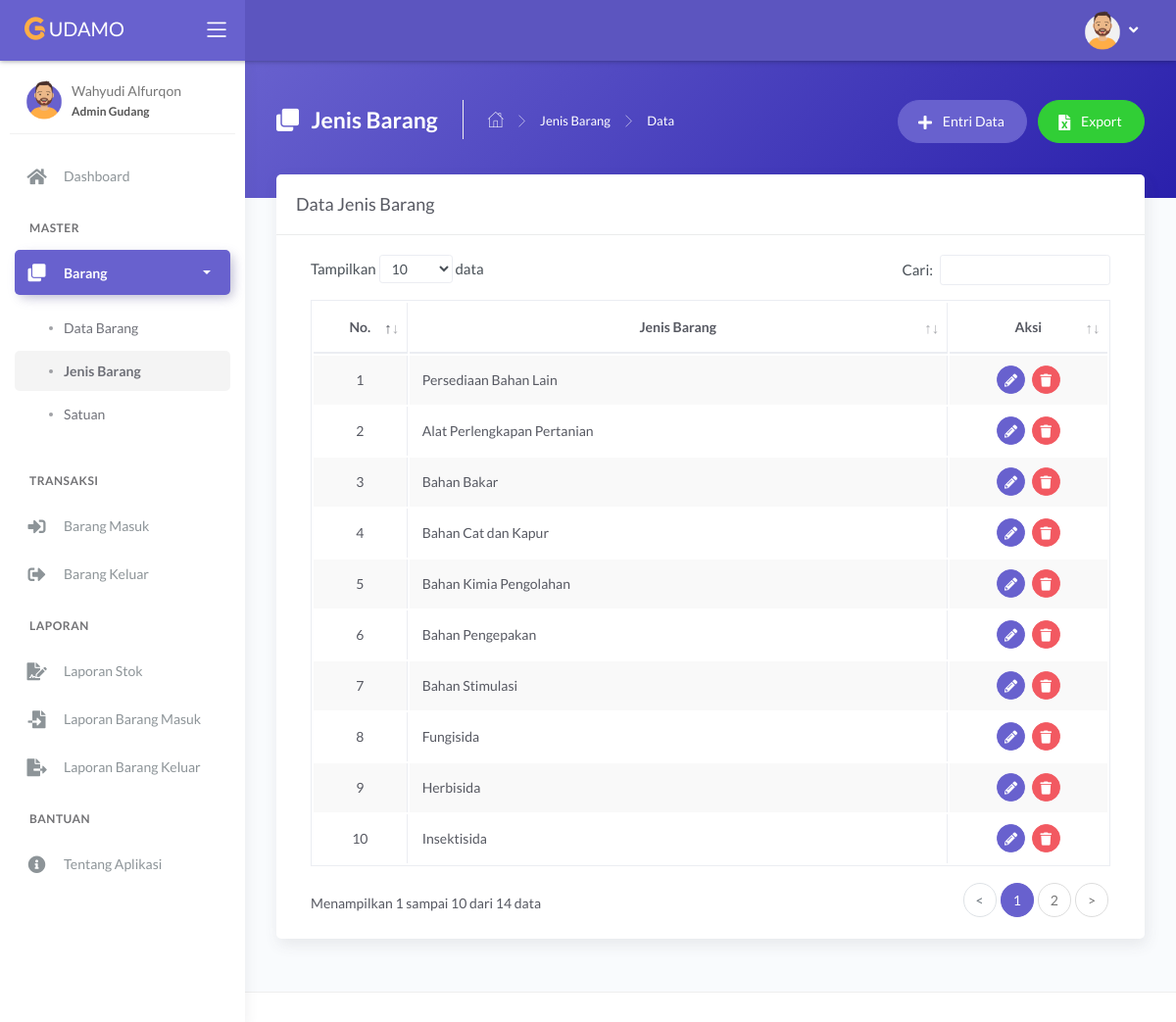
Screenshot of /main.php?module=jenis (signed in) with the database file from the repository.
### tables this page shows
CREATE TABLE `tbl_jenis` (
  `id_jenis` int(11) NOT NULL,
  `nama_jenis` varchar(50) NOT NULL
);

### modules/jenis/tampil_data.php (the view, shortened to what this page needs)
<?php
if (basename($_SERVER['PHP_SELF']) === basename(__FILE__)) {
    header('location: 404.html');
}
else {
?>
    <div class="panel-header bg-secondary-gradient">
        <div class="page-inner py-45">
            <div class="d-flex align-items-left align-items-md-top flex-column flex-md-row">
                <div class="page-header text-white">
                    <h4 class="page-title text-white"><i class="fas fa-clone mr-2"></i> Jenis Barang</h4>
                    <ul class="breadcrumbs">
                        <li class="nav-home"><a href="?module=dashboard"><i class="flaticon-home text-white"></i></a></li>
                        <li class="separator"><i class="flaticon-right-arrow"></i></li>
                        <li class="nav-item"><a href="?module=jenis" class="text-white">Jenis Barang</a></li>
                        <li class="separator"><i class="flaticon-right-arrow"></i></li>
                        <li class="nav-item"><a>Data</a></li>
                    </ul>
                </div>
                <div class="ml-md-auto py-2 py-md-0">
                    <a href="?module=form_entri_jenis" class="btn btn-secondary btn-round mr-2">
                        <span class="btn-label"><i class="fa fa-plus mr-2"></i></span> Entri Data
                    </a>
                    <a href="modules/jenis/export.php" class="btn btn-success btn-round">
                        <span class="btn-label"><i class="fa fa-file-excel mr-2"></i></span> Export
                    </a>
                </div>
            </div>
        </div>
    </div>
    <div class="page-inner mt--5">
        <div class="card">
            <div class="card-header">
                <div class="card-title">Data Jenis Barang</div>
            </div>
            <div class="card-body">
                <div class="table-responsive">
                    <table id="basic-datatables" class="display table table-bordered table-striped table-hover">
                        <thead>
                            <tr>
                                <th class="text-center">No.</th>
                                <th class="text-center">Jenis Barang</th>
                                <th class="text-center">Aksi</th>
                            </tr>
                        </thead>
                        <tbody>
                            <?php
                            $no = 1;
                            $query = mysqli_query($mysqli, "SELECT * FROM tbl_jenis ORDER BY id_jenis DESC")
                                                            or die('Ada kesalahan pada query tampil data : ' . mysqli_error($mysqli));
                            while ($data = mysqli_fetch_assoc($query)) { ?>
                                <tr>
                                    <td width="30" class="text-center"><?php echo $no++; ?></td>
                                    <td width="300"><?php echo $data['nama_jenis']; ?></td>
                                    <td width="70" class="text-center">
                                        <div>
                                            <a href="?module=form_ubah_jenis&id=<?php echo $data['id_jenis']; ?>" class="btn btn-icon btn-round btn-secondary btn-sm mr-md-1" data-toggle="tooltip" data-placement="top" title="Ubah">
                                                <i class="fas fa-pencil-alt fa-sm"></i>
                                            </a>
                                            <a href="modules/jenis/proses_hapus.php?id=<?php echo $data['id_jenis']; ?>" onclick="return confirm('Anda yakin ingin menghapus data jenis barang <?php echo $data['nama_jenis']; ?>?')" class="btn btn-icon btn-round btn-danger btn-sm" data-toggle="tooltip" data-placement="top" title="Hapus">
                                                <i class="fas fa-trash fa-sm"></i>
                                            </a>
                                        </div>
                                    </td>
                                </tr>
                            <?php } ?>
                        </tbody>
                    </table>
                </div>
            </div>
        </div>
    </div>
<?php } ?>

### rows the page displays
tbl_jenis: nama_jenis "Persediaan Bahan Lain"
tbl_jenis: nama_jenis "Alat Perlengkapan Pertanian"
tbl_jenis: nama_jenis "Bahan Bakar"
tbl_jenis: nama_jenis "Bahan Cat dan Kapur"
tbl_jenis: nama_jenis "Bahan Kimia Pengolahan"
tbl_jenis: nama_jenis "Bahan Pengepakan"
tbl_jenis: nama_jenis "Bahan Stimulasi"
tbl_jenis: nama_jenis "Fungisida"
tbl_jenis: nama_jenis "Herbisida"
tbl_jenis: nama_jenis "Insektisida"

### other values shown
$_SESSION['nama_user'] "Wahyudi Alfurqon"
$_SESSION['hak_akses'] "Admin Gudang"
